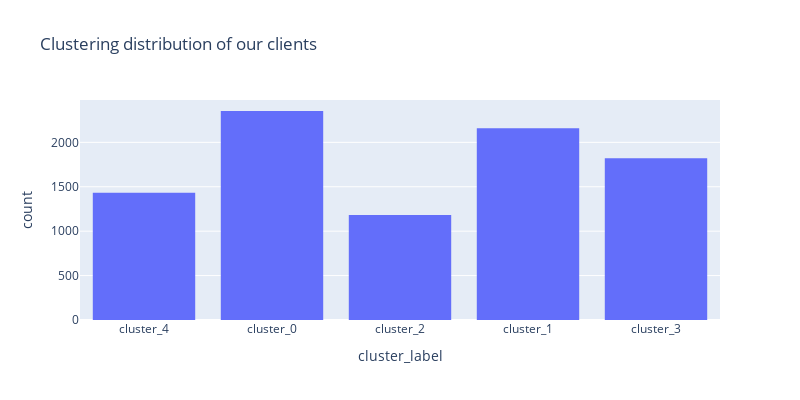

Here is the notebook cell this chart was saved with:
### Code cell
fig = px.histogram(cluster_log_scaled_profile,x="cluster_label",title="Clustering distribution of our clients")
fig.update_layout(width=800,height=400).show()

### Figure 1 — Plotly figure (JSON) as saved in the notebook; plotly's stock layout.template omitted (floating-point values rounded to 4 significant figures; data arrays with more than 128 entries replaced by an {"elided": "..."} marker saying what was removed)
{"data": [{"alignmentgroup": "True", "bingroup": "x", "hovertemplate": "cluster_label=%{x}<br>count=%{y}<extra></extra>", "legendgroup": "", "marker": {"color": "#636efa"}, "name": "", "offsetgroup": "", "orientation": "v", "showlegend": false, "type": "histogram", "x": {"elided": "8950 str values"}, "xaxis": "x", "yaxis": "y"}], "layout": {"barmode": "relative", "height": 400, "legend": {"tracegroupgap": 0}, "title": {"text": "Clustering distribution of our clients"}, "width": 800, "xaxis": {"anchor": "y", "domain": [0, 1], "title": {"text": "cluster_label"}}, "yaxis": {"anchor": "x", "domain": [0, 1], "title": {"text": "count"}}}}
